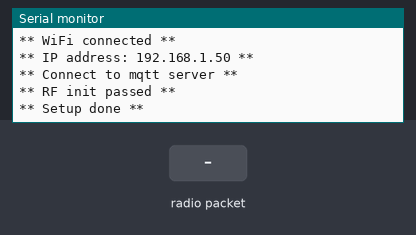
Recording of a sketch running on a simulated ESP32. Parts: the last lines printed to the serial monitor. Inputs (shaded band) come from the test bench. WiFi joins after 1.5 s; servers stay silent unless stated; no radio packets arrive unless stated.

Above: at 2.7 s.
2.8 s: radio packet "1" arrives
At 3.9 s:
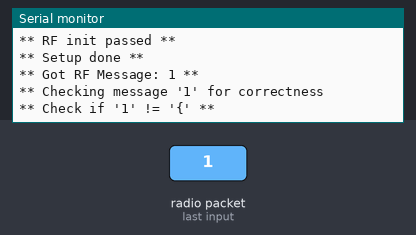
4.3 s: radio packet "0" arrives
At 5.1 s:
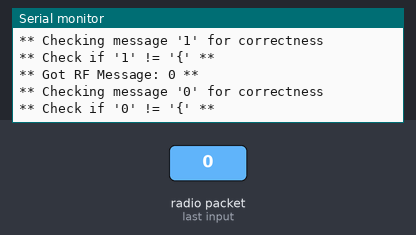
5.8 s: radio packet "2" arrives
At 6.2 s:
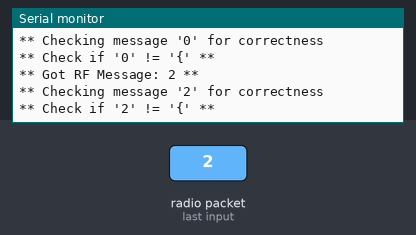

Measured:
- after the input at 2.8 s, the serial monitor: prints a new line at once (image 1)
- after the input at 4.3 s, the serial monitor: prints a new line at once (image 2)
- after the input at 5.8 s, the serial monitor: prints a new line at once (image 3)

The sketch:

RF433_to_MQTT.ino
```cpp
#include <WiFi.h>
#include <ESP32Ping.h>
#include <PubSubClient.h>
#include <SimpleDHT.h>
#include <RH_ASK.h>
#ifdef RH_HAVE_HARDWARE_SPI
#include <SPI.h> // Not actually used but needed to compile
#endif

RH_ASK radio(2000, 4, 5, 0);

const char *ssid = "******";
const char *password = "******";

const char *mqtt_server =  "farmer.cloudmqtt.com";
const int   mqtt_port =  10614;
const char *mqttUser = "*******";
const char *mqttPassword = "********";
const char *mqttClientID = "esp32-PIR-bridge";
char *topic = "motion/zones";
const int buf_size = 12;
const char *msg_pattern = "{'zone': ";
const int ptr_size = strlen(msg_pattern);

long        lastReconnectAttempt = 0;

WiFiClient   espClient;
PubSubClient mqttClient(espClient);

void setup() {
  Serial.begin(115200);

  Serial.println("** Starting up **");
  setup_wifi();

  Serial.println("** Connect to mqtt server **");
  mqttClient.setServer(mqtt_server, mqtt_port);

  lastReconnectAttempt = 0;
  /* End ESP8266 Stuff */

  if (!radio.init()) {
      Serial.println("** RF init failed **");
    } else{
      Serial.println("** RF init passed **");
  }

  Serial.println("** Setup done **");

}

void loop() {

  uint8_t receive_buffer[buf_size];
  uint8_t buflen = sizeof(receive_buffer);

  if (radio.recv(receive_buffer, &buflen))
  {
    Serial.print("** Got RF Message: "); Serial.print((char*)receive_buffer); Serial.println(" **");
    if (isCorrectMessage((char *) receive_buffer)){
       Serial.println("** Sending message to MQTT ");
       sendToMQTT((char *) receive_buffer);
    }
  }

}

void setup_wifi() {
  delay(10);
  // We start by connecting to a WiFi network
  Serial.println();
  Serial.print("** Connecting to - "); Serial.print(ssid); Serial.println(" **");

//  WiFi.setSleepMode(WIFI_NONE_SLEEP); // Suggested to help with led flickering issue
  WiFi.begin(ssid, password);

  while (WiFi.status() != WL_CONNECTED) {
    delay(500);
    Serial.print(".");
  }

  Serial.println("");
  Serial.println("** WiFi connected **");
  Serial.print("** IP address: "); Serial.print(WiFi.localIP()); Serial.println(" **");
}

boolean reconnect() {
  Serial.println("** Reconnecting to mqtt....");
  mqttClient.connect(mqttClientID, mqttUser, mqttPassword );
  return mqttClient.connected();
}


bool isCorrectMessage(char *message ){
  Serial.print("** Checking message '");Serial.print(message); Serial.println("' for correctness");
  for (int i = 0; i < ptr_size; i++ ){
    Serial.print("** Check if '"); Serial.print(message[i]); Serial.print("' != '"); Serial.print(msg_pattern[i]); Serial.println("' **");
    if (message[i] != msg_pattern[i]){
      return false;
    }
  }

  Serial.print("** Check if '"); Serial.print(message[buf_size - 1]); Serial.print("' != "); Serial.println("'}' **");
  if (message[buf_size - 1] != '}'){
    return false;
  }

  Serial.println("** Message is correct **");
  return true;
}

void sendToMQTT(char *message){
   char messageToSend[buf_size+1];
   strncpy( messageToSend, message, buf_size );
   messageToSend[buf_size] = '\0';
   if (!mqttClient.connected()) {
    Serial.println("** mqtt NOT connected **");
    reconnect();
  }

  if ( mqttClient.connected() ) {
    Serial.print("** Publishing '"); Serial.print(messageToSend); Serial.println("' to MQTT **");
    mqttClient.publish(topic, messageToSend);
    mqttClient.loop();
  } else {
    Serial.println("** Not Connected to MQTT **");
    Serial.print("** State after reconnection: ");
    Serial.println(mqttClient.state());
  }
}
```
